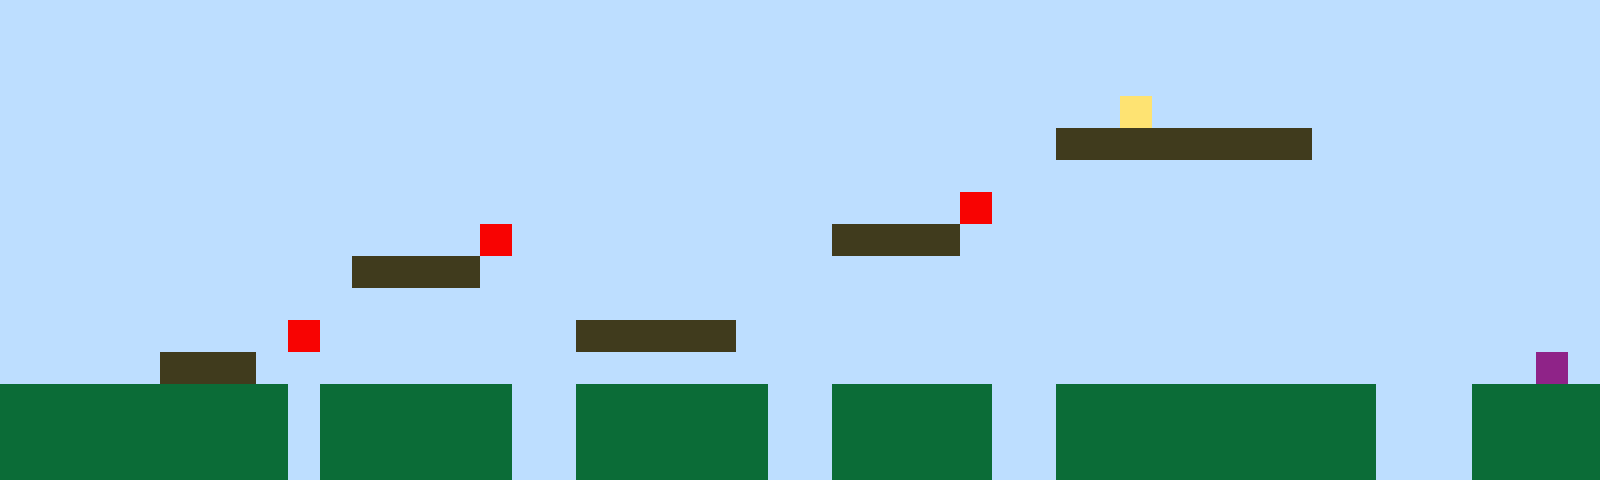

Below is a game level as drawn by its tile map, then a one-line description and the .tmx file that defines it, in full:
An orthogonal 50x15 tile map with 32x32 px tiles, 1 tile layer (Tile Layer 1).

<map version="1.10" tiledversion="1.11.2" orientation="orthogonal" renderorder="right-up" width="50" height="15" tilewidth="32" tileheight="32" infinite="0" nextlayerid="2" nextobjectid="1"><editorsettings><export target="map1.csv" format="csv" /></editorsettings><tileset firstgid="1" name="sprites" tilewidth="32" tileheight="32" tilecount="6" columns="3"><image source="sprites.png" width="96" height="64" /></tileset><layer id="1" name="Tile Layer 1" width="50" height="15"><data encoding="csv">1,1,1,1,1,1,1,1,1,1,1,1,1,1,1,1,1,1,1,1,1,1,1,1,1,1,1,1,1,1,1,1,1,1,1,1,1,1,1,1,1,1,1,1,1,1,1,1,1,1,1,1,1,1,1,1,1,1,1,1,1,1,1,1,1,1,1,1,1,1,1,1,1,1,1,1,1,1,1,1,1,1,1,1,1,1,1,1,1,1,1,1,1,1,1,1,1,1,1,1,1,1,1,1,1,1,1,1,1,1,1,1,1,1,1,1,1,1,1,1,1,1,1,1,1,1,1,1,1,1,1,1,1,1,1,1,1,1,1,1,1,1,1,1,1,1,1,1,1,1,1,1,1,1,1,1,1,1,1,1,1,1,1,1,1,1,1,1,1,1,1,1,1,1,1,1,1,1,1,1,1,1,1,1,1,4,1,1,1,1,1,1,1,1,1,1,1,1,1,1,1,1,1,1,1,1,1,1,1,1,1,1,1,1,1,1,1,1,1,1,1,1,1,1,1,1,1,1,1,1,1,1,1,3,3,3,3,3,3,3,3,1,1,1,1,1,1,1,1,1,1,1,1,1,1,1,1,1,1,1,1,1,1,1,1,1,1,1,1,1,1,1,1,1,1,1,1,1,1,1,1,1,1,1,1,1,1,1,1,1,1,1,1,1,1,1,1,1,1,1,1,1,1,1,1,1,1,1,1,1,1,1,1,1,1,1,1,1,1,1,1,1,1,1,1,1,1,1,1,1,5,1,1,1,1,1,1,1,1,1,1,1,1,1,1,1,1,1,1,1,1,1,1,1,1,1,1,1,1,1,1,1,1,1,1,5,1,1,1,1,1,1,1,1,1,1,3,3,3,3,1,1,1,1,1,1,1,1,1,1,1,1,1,1,1,1,1,1,1,1,1,1,1,1,1,1,1,1,1,1,1,3,3,3,3,1,1,1,1,1,1,1,1,1,1,1,1,1,1,1,1,1,1,1,1,1,1,1,1,1,1,1,1,1,1,1,1,1,1,1,1,1,1,1,1,1,1,1,1,1,1,1,1,1,1,1,1,1,1,1,1,1,1,1,1,1,1,1,1,1,1,1,1,1,1,1,1,1,1,1,1,1,1,1,1,1,1,1,1,1,1,1,1,1,1,1,1,1,1,5,1,1,1,1,1,1,1,1,3,3,3,3,3,1,1,1,1,1,1,1,1,1,1,1,1,1,1,1,1,1,1,1,1,1,1,1,1,1,1,1,1,1,1,1,1,3,3,3,1,1,1,1,1,1,1,1,1,1,1,1,1,1,1,1,1,1,1,1,1,1,1,1,1,1,1,1,1,1,1,1,1,1,1,1,1,1,1,1,6,1,2,2,2,2,2,2,2,2,2,1,2,2,2,2,2,2,1,1,2,2,2,2,2,2,1,1,2,2,2,2,2,1,1,2,2,2,2,2,2,2,2,2,2,1,1,1,2,2,2,2,2,2,2,2,2,2,2,2,2,1,2,2,2,2,2,2,1,1,2,2,2,2,2,2,1,1,2,2,2,2,2,1,1,2,2,2,2,2,2,2,2,2,2,1,1,1,2,2,2,2,2,2,2,2,2,2,2,2,2,1,2,2,2,2,2,2,1,1,2,2,2,2,2,2,1,1,2,2,2,2,2,1,1,2,2,2,2,2,2,2,2,2,2,1,1,1,2,2,2,2</data></layer></map>
